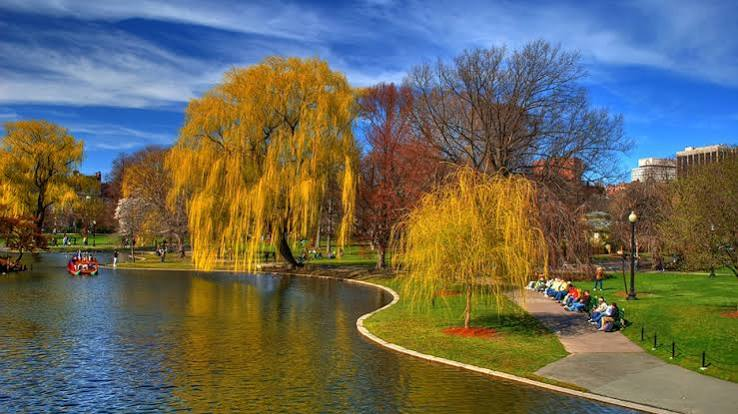
#> input picture assets/Photos/boston_park.jpg, 738 x 414 px, found by its file name
$ python main.py
#> lines starting #> are read from the running program, lines starting #| are printed output that depends on the picture; after the words box and inside, x2 and y2 are one past the last pixel; in counts of white or black regions, pixels touching at a corner belong together
# Thresholding is the binarization of the image, we take an image and turn it into a binary image
# A binary image is an image that pixels are either 0 (black) or 255 (white)
# A very simple thresholding is to take a pixel and compare it to our threshold, if it less than the threshold we assign it to 0 and if it is above it we set it to 255
# We are going to talk about two types of thresholding: (1) Simple Thresholding (2) Adaptive Thresholding

import cv2 as cv


def main():

    image = cv.imread("assets/Photos/boston_park.jpg")
#> image is the input picture: shape (414, 738, 3); mean B, G, R 90.8, 104.6, 104.5
    cv.imshow("Original Image", image)

    grey_image = cv.cvtColor(image, cv.COLOR_BGR2GRAY)
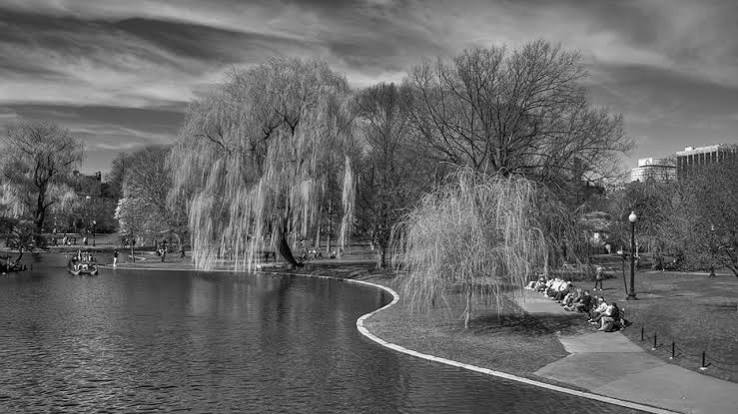
#> grey_image: shape (414, 738); min 0, max 254, mean 103

    # Simple Thresholding

    threshold, thresh = cv.threshold(grey_image, 150, 255, cv.THRESH_BINARY)    # (soruce_image, threshold, maximum_value, thresholding_type)
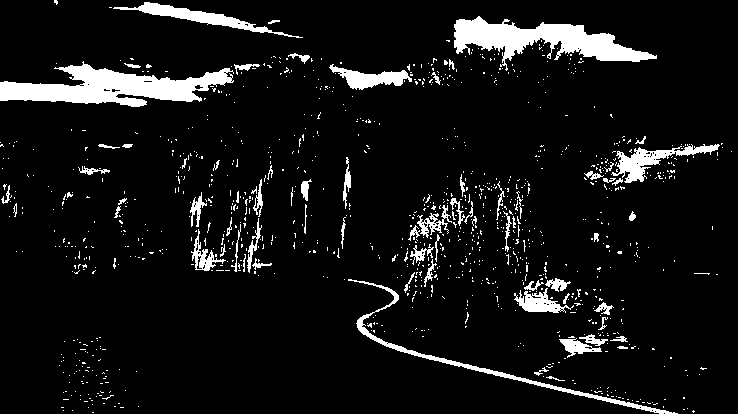
#> thresh: shape (414, 738); 7.8% white; 1070 white regions (997 under 20 px), largest, box (x1, y1, x2, y2) and area: (0, 61, 234, 107) 5214, (454, 16, 657, 71) 4550, (348, 279, 678, 414) 1655
                                                                                # It takes every pixel and compares it to threshold value:
                                                                                # if pixel_value < threshold_value --> pixel_value := 0
                                                                                # if pixel_value > threshold_value --> pixel_value := maximum_value (255)
                                                                                # threshold is basically the threshold you set (150)
                                                                                # thresh is the binarized image returned
    cv.imshow("Binarized Image", thresh)

    threshold_inv, thresh_inv = cv.threshold(grey_image, 150, 255, cv.THRESH_BINARY_INV)

    cv.imshow("Inversed Binary Image", thresh_inv)


    # Adaptice Thresholding
    # A downside of Simple Thresholding is that we have to set the value of threshold manually which might not really work in binarization of an image
    # A good way of resolving this is to let the computer itself decide what to put the threshold to

    adaptive_thresh = cv.adaptiveThreshold(grey_image, 255, cv.ADAPTIVE_THRESH_MEAN_C, cv.THRESH_BINARY, 11, 3) # (source, maximum_value, method, thresholding_type, block_size, c)
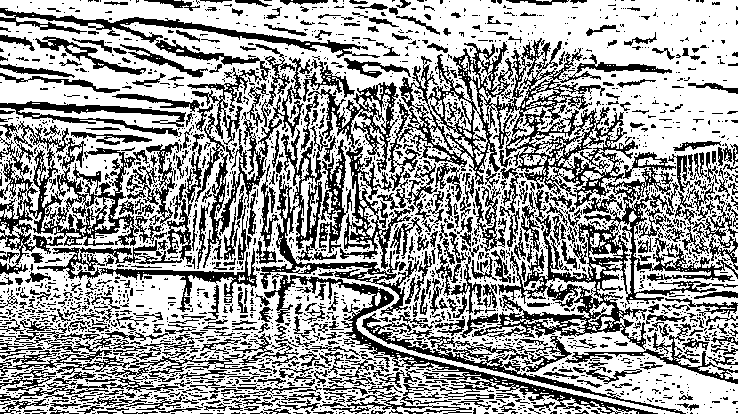
#> adaptive_thresh: shape (414, 738); 62.4% white; black in thin lines or dots
                                                                                                                # The meathod of thresholding is basically how computer handles the calculation of finding threshold (here is mean)
                                                                                                                # Type of thresholding is the same as Simple Thresholding
                                                                                                                # block_size basically tells how far do we let the pixels to affect the mean method
                                                                                                                # c is just a parameter letting us to fine-tune our thresholder
    cv.imshow("Adaptive Threshold", adaptive_thresh)

    # There are different methods of computing thresholds e.g. Gaussian, which adds wrights to pixels
    # In order to find what is best we have to really hand tune the parameters and methods to get the best results


    cv.waitKey(0)
    cv.destroyAllWindows()


if __name__ == "__main__":
    main()
